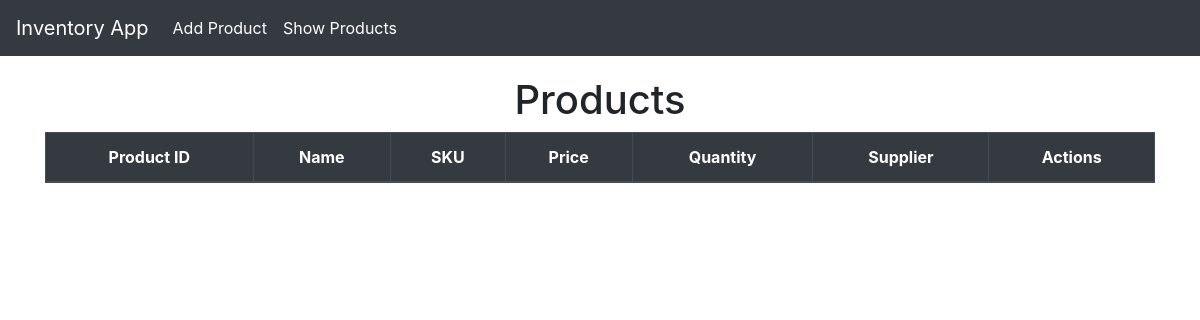
The page /list/ on the database as committed earlier.
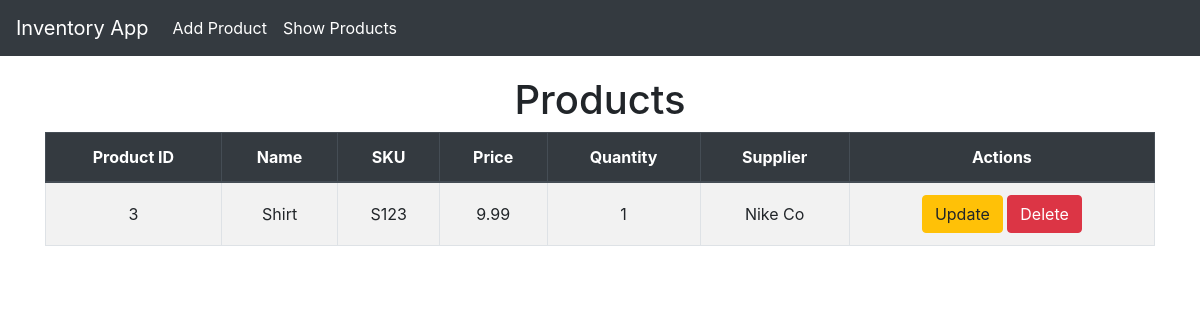
The same page on the database as committed later.
### invApp/models.py (models this page shows, shortened)
class Product(models.Model):
    productId = models.AutoField(primary_key = True)
    name = models.CharField(max_length=60)
    sku = models.CharField(max_length=60, unique=True)
    price = models.FloatField()
    quantity = models.IntegerField()
    supplier = models.CharField(max_length=100)

### invApp/views.py (the view)
# urls.py: path("list/",views.product_list_view, name = "product_list"),
def product_list_view(request):
    products = Product.objects.all()
    return render(request, "invApp/product_list.html", {"products":products})

### invApp/templates/invApp/product_list.html (shortened to what this page needs)
{% extends "invApp/layout.html" %}
{% block content %}
    <h1 class="text-center">
        Products
    </h1>
    <table class="table table-bordered table-striped text-center">
        <thead class="thead-dark">
            <tr>
                <th>Product ID</th>
                <th>Name</th>
                <th>SKU</th>
                <th>Price</th>
                <th>Quantity</th>
                <th>Supplier</th>
                <th>Actions</th>
            </tr>
        </thead>
        <tbody>
            {% for product in products %}
                <tr>
                    <td> {{product.productId}}</td>
                    <td> {{product.name}}</td>
                    <td> {{product.sku}}</td>
                    <td> {{product.price}}</td>
                    <td> {{product.quantity}}</td>
                    <td> {{product.supplier}}</td>
                    <td>
                        <a href="{% url 'product_update' product.productId %}" class="btn btn-warning"> Update </a>
                        <a href="{% url 'product_delete' product.productId %}" class="btn btn-danger"> Delete </a>
                    </td>
                </tr>
            {% endfor %}
        </tbody>
    </table>
{% endblock %}

### invApp/templates/invApp/layout.html (shortened to what this page needs)
<!DOCTYPE html>
<html lang="en">
<head>
    <link href="https://cdn.jsdelivr.net/npm/bootstrap@4.5.2/dist/css/bootstrap.min.css" rel="stylesheet">
</head>
<body>
<nav class="navbar navbar-expand-lg navbar-dark fixed-top">
    <a class="navbar-brand" href="{% url 'home' %}">Inventory App</a>
    <div class="collapse navbar-collapse" id="navbarNav">
        <ul class="navbar-nav">
            <li class="nav-item">
                <a class="nav-link" href="{% url 'product_create' %}">Add Product</a>
            </li>
            <li class="nav-item">
                <a class="nav-link" href="{% url 'product_list' %}">Show Products</a>
            </li>
        </ul>
    </div>
</nav>
<div class="container">
    {% block content %}{% endblock  %}
</div>
</body>
</html>

### invApp/templates/invApp/layout.html (style rules this page uses)
body { padding-top: 56px; }
.navbar { background-color: #343a40; }
.navbar-brand, .nav-link { color: #fff !important; }
.container { margin-top: 20px; }
.table th, .table td { vertical-align: middle; }

Rows that differ between the two databases and show on the page:
added Product: productId "3", name "Shirt", sku "S123", price "9.99", quantity "1", supplier "Nike Co"
